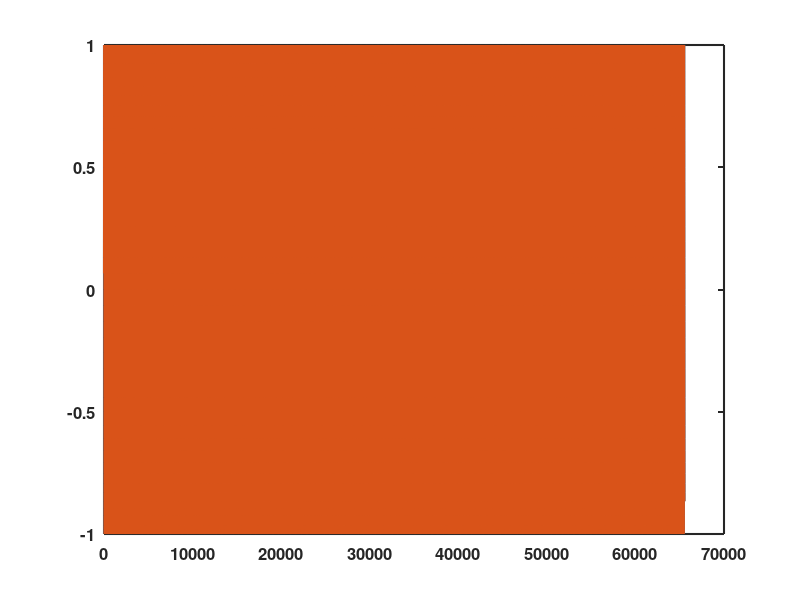
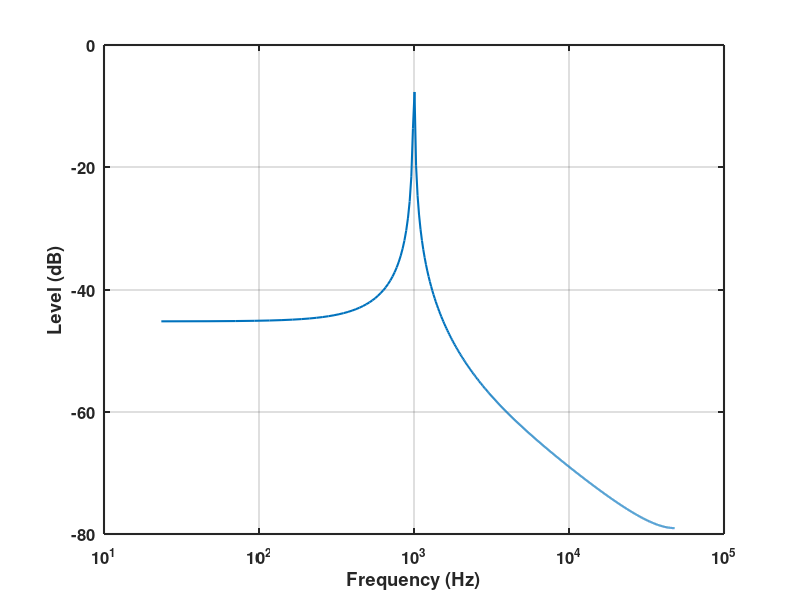

Write MATLAB code to recreate these figures, in order. (Note: this script raises an error after producing the figures.)
clear all;close all;clc
set(0,'DefaultLineLineWidth',1.5);
set(0,'DefaultAxesFontSize',12);
set(0,'DefaultAxesFontWeight','bold')
set(0,'DefaultAxesLineWidth',1.5)



L = 2^16;
fs = 96000;
t = (1:L)/fs;
seg = [sin(1000*2*pi*t); sin(1000*2*pi*t)];
seg = seg.';

figure(1)
plot(seg)

size(seg)

figure(3)
% win = flattopwin(L);
% seg2 = seg.*win;
seg2 = seg;
N = 2^12;
xdft = fft(seg2, N)/N;
xdft = xdft(1:N/2+1);
xdft(2:end-1) = xdft(2:end-1);
fdft = fs*(0:(N/2))/N;

size(xdft)
size(fdft)

plot(fdft,20*log10(abs(xdft)))
grid on 
set(gca, 'XScale', 'log');
xlabel('Frequency (Hz)')
ylabel('Level (dB)')  


% max(seg)
% max(abs(xdft))
% 20*log10(max(abs(xdft)))

[data_fft, freq_fft] = audio_spectrum(seg2, fs, 1, 2^12);
figure(2)
audio_plotspectrum(freq_fft, data_fft, 'audio_spectrum');

max(abs(data_fft))
max(abs(xdft))

segRMS = rms(seg)
segRMS*sqrt(2)

% win = flattopwin(L);
% seg = seg.*win;

% size(seg)
% size(win)
% seg = seg.*win;
% fftsigL = fft(seg(:,1));
% % fftsigL = fft(seg(:,1));
% fftsigL = fftsigL(1:L/2+1)/L;
% fftsigR = fft(seg(:,2));
% % fftsigR = fft(seg(:,2))
% fftsigR = fftsigR(1:L/2+1)/L;
% fftfreq = fs*(0:(L/2))/L;

% figure(4)
% audio_plotspectrum(fftfreq, [fftsigL, fftsigR], 'norm')

% figure(5)
% plot(fftfreq, abs([fftsigL, fftsigR]))

% peak_L = max(abs(fftsigL));
% peak_R = max(abs(fftsigR));

% % sigRMS= [peak_L, peak_R]
% % normalization=sqrt(2)*sigRMS*40/7; %digital value of peak level
% normalization = [peak_L, peak_R]; %digital value of peak level
